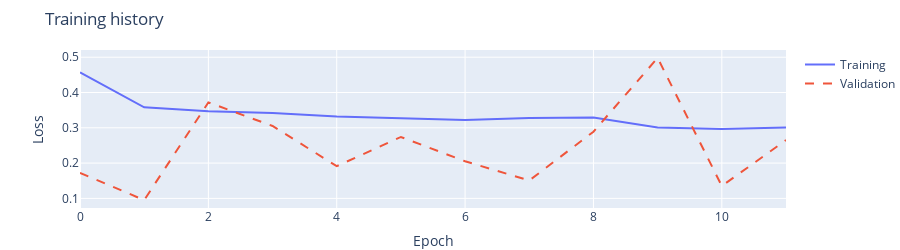
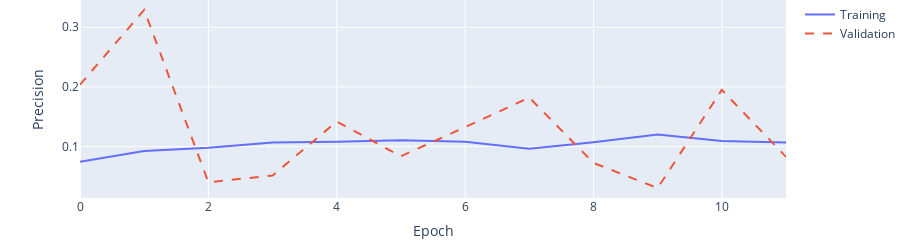
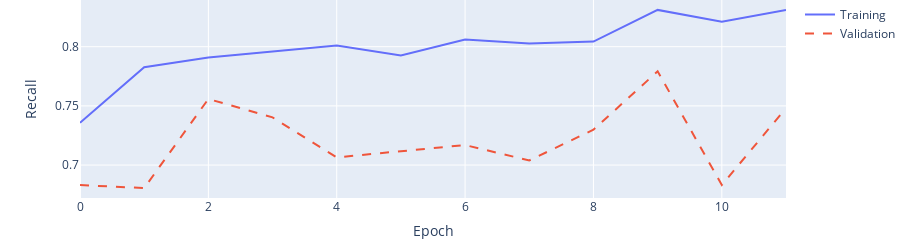
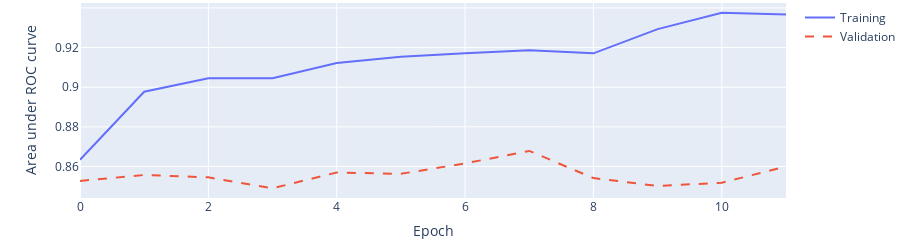

Write notebook code for charts like these, in order.
### Code cell
res = []

metrics_to_plot = [
    ("loss", "Loss"),
    ("precision", "Precision"),
    ("recall", "Recall"),
    ("auc", "Area under ROC curve"),
    ("prc", "Area under PR curve"),
]
fig = make_subplots(rows=len(metrics_to_plot), cols=1)

for metric, name in metrics_to_plot:
    fig = go.Figure(
        data=[
            go.Scatter(
                x=training_history.epoch,
                y=training_history.history[metric],
                mode="lines",
                name="Training",
            ),
            go.Scatter(
                x=training_history.epoch,
                y=training_history.history["val_" + metric],
                mode="lines",
                line={"dash": "dash"},
                name="Validation",
            ),
        ]
    )
    fig.update_yaxes(title=name)
    fig.update_xaxes(title="Epoch")

    if (metric, name) == metrics_to_plot[0]:
        fig.update_layout(
            height=250, title="Training history", margin={"b": 0, "t": 50}
        )
    else:
        fig.update_layout(height=200, margin={"b": 0, "t": 0})
    fig.show()

### Figure 1 — Plotly figure (JSON) as saved in the notebook; plotly's stock layout.template omitted (floating-point values rounded to 4 significant figures)
{"data": [{"mode": "lines", "name": "Training", "type": "scatter", "x": [0, 1, 2, 3, 4, 5, 6, 7, 8, 9, 10, 11], "y": [0.4568, 0.3579, 0.3467, 0.3422, 0.3317, 0.3271, 0.3223, 0.3278, 0.3291, 0.3011, 0.2969, 0.301]}, {"line": {"dash": "dash"}, "mode": "lines", "name": "Validation", "type": "scatter", "x": [0, 1, 2, 3, 4, 5, 6, 7, 8, 9, 10, 11], "y": [0.1724, 0.09517, 0.3721, 0.3052, 0.1913, 0.2741, 0.2052, 0.1507, 0.289, 0.4981, 0.1351, 0.2652]}], "layout": {"height": 250, "margin": {"b": 0, "t": 50}, "title": {"text": "Training history"}, "xaxis": {"title": {"text": "Epoch"}}, "yaxis": {"title": {"text": "Loss"}}}}

### Figure 2 — Plotly figure (JSON) as saved in the notebook; plotly's stock layout.template omitted (floating-point values rounded to 4 significant figures)
{"data": [{"mode": "lines", "name": "Training", "type": "scatter", "x": [0, 1, 2, 3, 4, 5, 6, 7, 8, 9, 10, 11], "y": [0.07424, 0.09258, 0.09791, 0.1066, 0.108, 0.1104, 0.1078, 0.09606, 0.1073, 0.1203, 0.1094, 0.1068]}, {"line": {"dash": "dash"}, "mode": "lines", "name": "Validation", "type": "scatter", "x": [0, 1, 2, 3, 4, 5, 6, 7, 8, 9, 10, 11], "y": [0.2037, 0.3291, 0.04, 0.05137, 0.1418, 0.08372, 0.1323, 0.1821, 0.0725, 0.03021, 0.195, 0.08264]}], "layout": {"height": 200, "margin": {"b": 0, "t": 0}, "xaxis": {"title": {"text": "Epoch"}}, "yaxis": {"title": {"text": "Precision"}}}}

### Figure 3 — Plotly figure (JSON) as saved in the notebook; plotly's stock layout.template omitted (floating-point values rounded to 4 significant figures)
{"data": [{"mode": "lines", "name": "Training", "type": "scatter", "x": [0, 1, 2, 3, 4, 5, 6, 7, 8, 9, 10, 11], "y": [0.7358, 0.7826, 0.791, 0.796, 0.801, 0.7926, 0.806, 0.8027, 0.8043, 0.8311, 0.8211, 0.8311]}, {"line": {"dash": "dash"}, "mode": "lines", "name": "Validation", "type": "scatter", "x": [0, 1, 2, 3, 4, 5, 6, 7, 8, 9, 10, 11], "y": [0.6831, 0.6805, 0.7558, 0.7403, 0.7065, 0.7117, 0.7169, 0.7039, 0.7299, 0.7792, 0.6831, 0.7481]}], "layout": {"height": 200, "margin": {"b": 0, "t": 0}, "xaxis": {"title": {"text": "Epoch"}}, "yaxis": {"title": {"text": "Recall"}}}}

### Figure 4 — Plotly figure (JSON) as saved in the notebook; plotly's stock layout.template omitted (floating-point values rounded to 4 significant figures)
{"data": [{"mode": "lines", "name": "Training", "type": "scatter", "x": [0, 1, 2, 3, 4, 5, 6, 7, 8, 9, 10, 11], "y": [0.8634, 0.8977, 0.9045, 0.9045, 0.9122, 0.9154, 0.9172, 0.9187, 0.9171, 0.9293, 0.9376, 0.9367]}, {"line": {"dash": "dash"}, "mode": "lines", "name": "Validation", "type": "scatter", "x": [0, 1, 2, 3, 4, 5, 6, 7, 8, 9, 10, 11], "y": [0.8527, 0.8557, 0.8545, 0.849, 0.857, 0.8563, 0.8616, 0.8679, 0.8542, 0.8502, 0.8518, 0.86]}], "layout": {"height": 200, "margin": {"b": 0, "t": 0}, "xaxis": {"title": {"text": "Epoch"}}, "yaxis": {"title": {"text": "Area under ROC curve"}}}}
